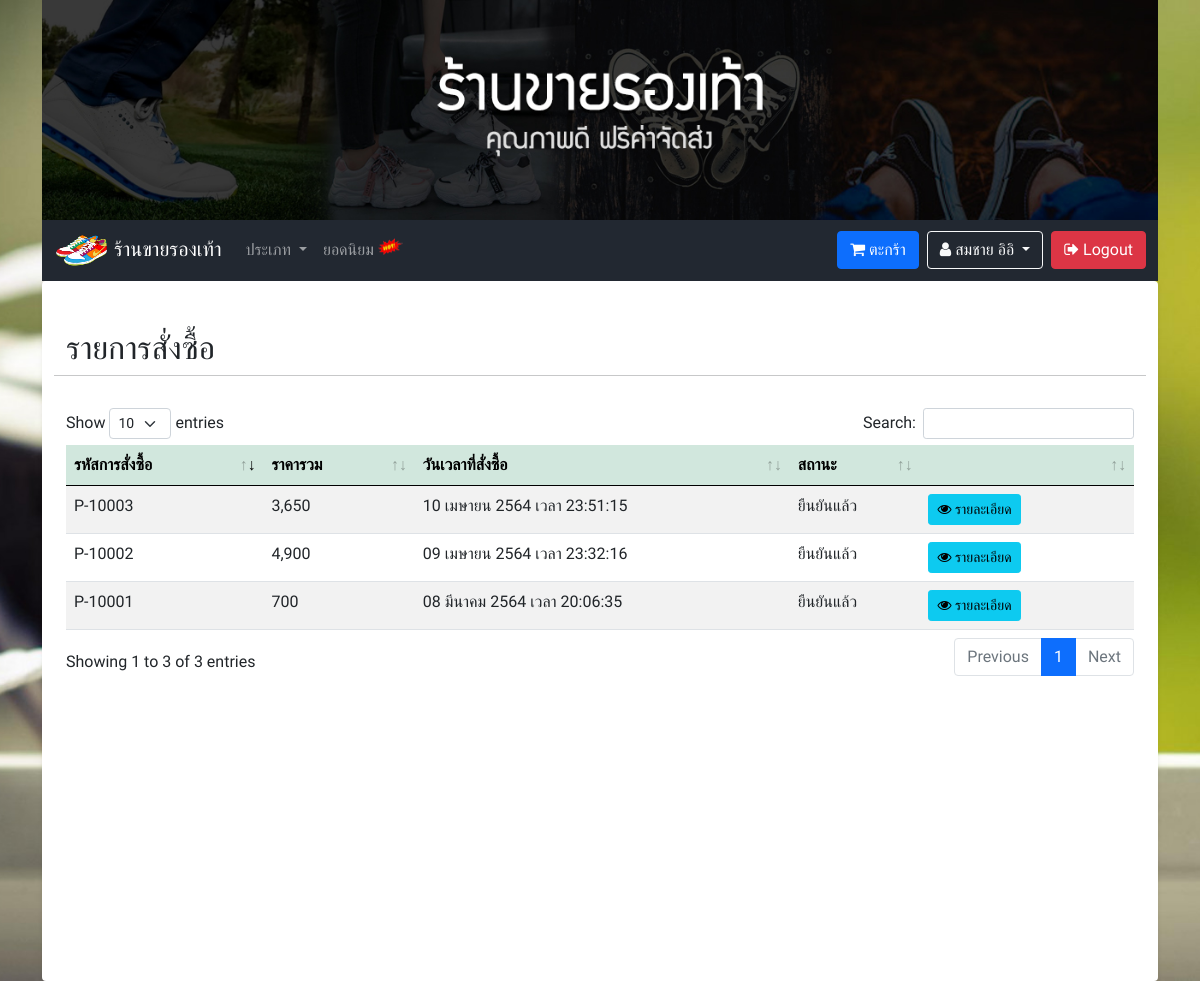
/member_payment_list.php?display=success (signed in), run on an earlier commit of the app's database.
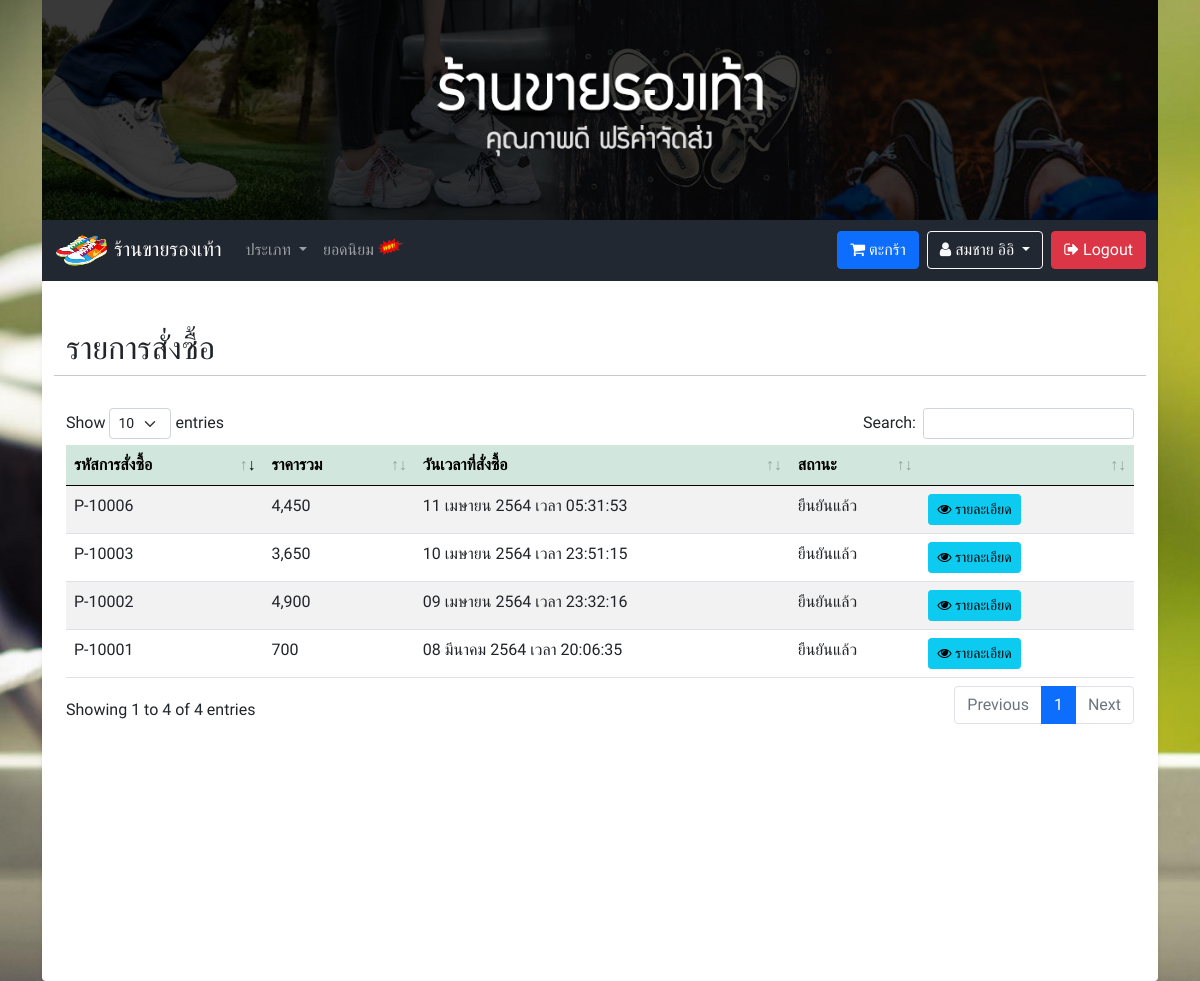
And on a later commit of the database.
### tables this page shows
CREATE TABLE `tbl_payment` (
  `pm_id` int(50) NOT NULL,
  `pm_code` varchar(255) NOT NULL,
  `pm_img` varchar(255) NOT NULL,
  `pm_total` varchar(255) NOT NULL,
  `pm_u_id` int(50) NOT NULL,
  `pm_channel` varchar(255) NOT NULL,
  `pm_date` varchar(255) NOT NULL,
  `pm_address` text NOT NULL,
  `pm_status` varchar(255) NOT NULL
);

### functions.php (called while the page is built, shortened)
<?php
class ConnectDB
{
    protected $db;
    function __construct()
    {
        $DB_HOST = "localhost";
        $DB_USER = "root";
        $DB_PASS = "";
        $DB_NAME = "stoe_store";
        $con = new mysqli($DB_HOST, $DB_USER, $DB_PASS, $DB_NAME);
        $con->set_charset("utf8");
        $this->db = $con;
    }
    function query($data)
    {
        $result = $this->db->query($data);
        if ($result == true) {
            return $result;
        } else {
            echo "Error to query.!!";
        }
    }
}
class Member extends ConnectDB
{
    function memberGetById($id)
    {
        $result = $this->db->query("SELECT * FROM tbl_user WHERE u_id = '$id' AND u_role = 'member' ");
        $row = $result->fetch_all(MYSQLI_ASSOC);
        return $row;
    }
}
function ConvertDateToThai($datetime)
{
    $XdateTime = explode(" ", $datetime);
    $time = $XdateTime[1];
    $date = explode("-", $XdateTime[0]);
    $monthList = [
        "01" => "มกราคม",
        "02" => "กุมภาพันธ์",
        "03" => "มีนาคม",
        "04" => "เมษายน",
        "05" => "พฤษภาคม",
        "06" => "มิถุนายน",
        "07" => "กรกฎาคม",
        "08" => "สิงหาคม",
        "09" => "กันยายน",
        "10" => "ตุลาคม",
        "11" => "พฤศจิกายน",
        "12" => "ธันวาคม",
    ];
    return $date[2] . " " . $monthList[$date[1]] . " " . $date[0] + 543 . " เวลา " . $time;
}

### member_payment_list.php (the view, shortened to what this page needs)
<?php
include('header.php');
?>
</head>
<?php
$obj = new ConnectDB();
$objModal = new ConnectDB();
if (isset($_GET['display'])) {
    switch ($_GET['display']) {
        case 'success':
            $result = $obj->query("SELECT * FROM `tbl_payment` WHERE pm_status = 'ยืนยันแล้ว' ");
            break;
    }
} else {
    $result = $obj->query("SELECT * FROM `tbl_payment` WHERE pm_u_id = '".$_SESSION['user']['id']."' ");
}
?>
<body class="bgc-gray bgm-stoes">
    <?php include('navbar.php'); ?>
    <div class="container p-4 pb-5 bgc-white shadow-sm rounded min-height">
        <div class="row my-4">
            <h2>รายการสั่งซื้อ</h2>
            <hr>
            <table id="dtb" class="table table-striped table-hover" style="width:100%">
                <thead>
                    <tr class="table-success">
                        <th>รหัสการสั่งซื้อ</th>
                        <th>ราคารวม</th>
                        <th>วันเวลาที่สั่งซื้อ</th>
                        <th>สถานะ</th>
                        <th></th>
                    </tr>
                </thead>
                <tbody>
                    <?php while ($row = $result->fetch_array()) { ?>
                        <tr>
                            <td><?= $row['pm_code']; ?></td>
                            <td><?= number_format($row['pm_total']); ?></td>
                            <td><?= ConvertDateToThai($row['pm_date']); ?></td>
                            <td><?= $row['pm_status']; ?></td>
                            <td width="20%">
                                <?php if (isset($_GET['display']) && $_GET['display'] == 'success') { ?>
                                    <button class="btn btn-sm btn-info m-0" type="button" data-bs-toggle="modal" data-bs-target="#Modal<?= $row['pm_id'] ?>"><i class="fa fa-eye" aria-hidden="true"></i> รายละเอียด</button>
                                <?php } else if (isset($_GET['display']) && $_GET['display'] == 'delete') { ?>
                                    <button class="btn btn-sm btn-info m-0" type="button" data-bs-toggle="modal" data-bs-target="#Modal<?= $row['pm_id'] ?>"><i class="fa fa-eye" aria-hidden="true"></i> รายละเอียด</button>
                                <?php } ?>
                            </td>
                        </tr>
                                                    <?php
                                                    $resultModal = $objModal->query("SELECT * FROM tbl_payment_list as pl INNER JOIN tbl_cargo as cg ON pl.pl_cg_id=cg.cg_id WHERE  pl.pl_pm_code = '" . $row['pm_code'] . "' ");
                                                    ?>
                    <?php } ?>
                </tbody>
            </table>
        </div>
    </div>
    <?php include('call_datatable.php'); ?>
    <?php include('footer.php'); ?>

What changed in the data, as far as the page shows it:
added tbl_payment: pm_code "P-10006", pm_total "4,450", pm_date "11 เมษายน 2564 เวลา 05:31:53", pm_status "ยืนยันแล้ว"
Also different on the page:
text written by a page script: "Show entries Search: Showing 1 to 3 of 3 entries Previous 1 Next" → "Show entries Search: Showing 1 to 4 of 4 entries Previous 1 Next"
